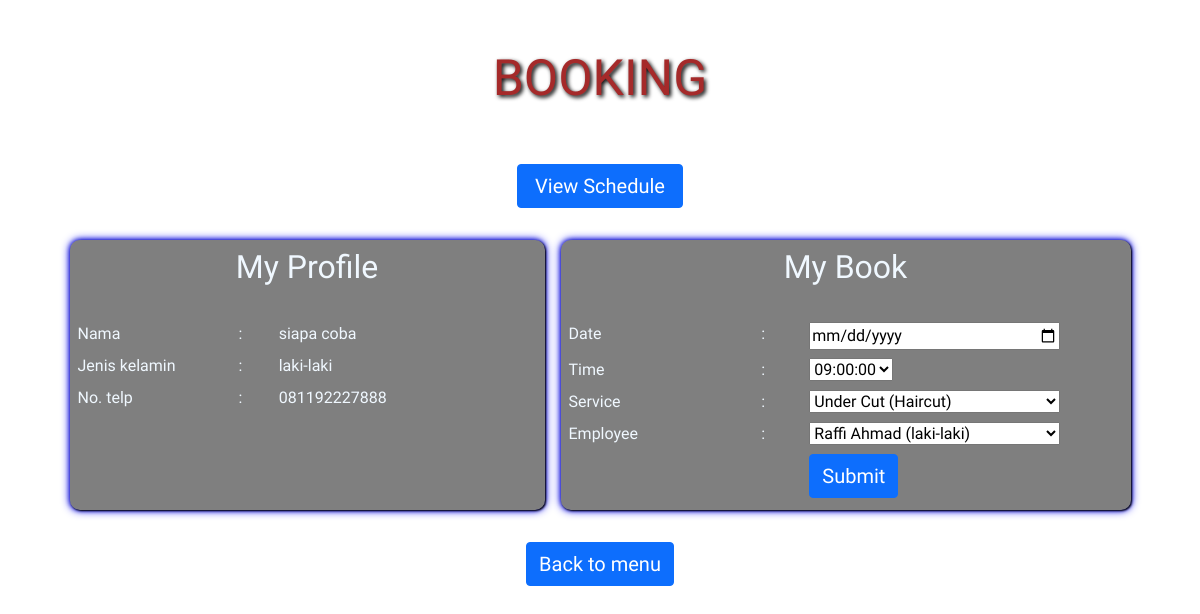
The app's page /book.php (signed in) with its own data.
### tables this page shows
CREATE TABLE `users` (
  `userID` int(11) NOT NULL,
  `username` varchar(20) NOT NULL,
  `password` varchar(255) NOT NULL,
  `customerName` varchar(30) NOT NULL,
  `customerGender` enum('laki-laki','perempuan') NOT NULL,
  `phoneNumber` varchar(13) NOT NULL
);

### book.php (the view, shortened to what this page needs)
<?php
require 'function.php';
$username = $_SESSION["username"];
$userQuery = mysqli_query($connect, "SELECT * FROM users WHERE username = '$username'");
$userData = mysqli_fetch_assoc($userQuery);
?>
<!DOCTYPE html>
<html lang="en">
<head>
    <link href="https://cdn.jsdelivr.net/npm/bootstrap@5.1.3/dist/css/bootstrap.min.css" rel="stylesheet"
>
    <link rel="stylesheet" href="style.css">
</head>
<body class="body-book" style="background-image: url(https://img.freepik.com/free-photo/black-brick-wall-textured-background_53876-63572.jpg?t=st=1650356367~exp=1650356967~hmac=94d6216e0eec90a827e2c0d098b0cadb074de2cdd84b1ac746a3d356a409c526&w=900);
    background-size: 100%;">
    <div class="container">
        <br><br>
        <h1 class="text-center content-title" style="font-size: 50px;">BOOKING</h1>
        <br><br>
        <div class="row justify-content-center">
            <div class="col-lg-2 col-md-3 col-5">
                <form action="edit.php" method="post">
                    <button class="btn btn-primary" type="button" data-bs-toggle="offcanvas"
                        data-bs-target="#offcanvasTop" aria-controls="offcanvasTop" style="width:100%;">View
                        Schedule</button>
                </form>
            </div>
        </div>
        <br>
        <div class="row justify-content-center">
            <div class="col-md-5 m-2 p-2 content-box">
                <h2 class="text-center">My Profile</h2>
                <br>
                <div class="row">
                    <div class="col-4 my-1">
                        Nama
                    </div>
                    <div class="col-1 my-1">
                        :
                    </div>
                    <div class="col-7 my-1">
                        <?= $userData["customerName"]; ?>
                    </div>
                    <div class="col-4 my-1">
                        Jenis kelamin
                    </div>
                    <div class="col-1 my-1">
                        :
                    </div>
                    <div class="col-7 my-1">
                        <?= $userData["customerGender"]; ?>
                    </div>
                    <div class="col-4 my-1">
                        No. telp
                    </div>
                    <div class="col-1 my-1">
                        :
                    </div>
                    <div class="col-7 my-1">
                        <?= $userData["phoneNumber"]; ?>
                    </div>
                </div>
            </div>
            <div class="col-md-6 m-2 p-2 content-box">
                <h2 class="text-center">My Book</h2>
                <br>
                <form action="profile.php" method="post">
                    <div class="row">
                        <div class="col-4 my-1">
                            <label for="date">Date</label>
                        </div>
                        <div class="col-1 my-1">
                            :
                        </div>
                        <div class="col-7 my-1">
                            <input type="date" name="date" id="date" style="width : 80%;">
                        </div>
                        <div class="col-4 my-1">
                            <label for="time">Time</label>
                        </div>
                        <div class="col-1 my-1">
                            :
                        </div>
                        <div class="col-7 my-1">
                            <?php
                        $options = array('09:00:00', '10:00:00', '11:00:00', '13:00:00', '14:00:00', '16:00:00', '17:00:00', '19:00:00', '20:00:00');
                        echo "<select name='time' id='time'>";
                        foreach ($options as $option ) {
                            echo "<option value='$option'>$option</option>";
                        }
                        echo "</select>";
                    ?>
                        </div>
                        <div class="col-4 my-1">
                            <label for="service">Service</label>
                        </div>
                        <div class="col-1 my-1">
                            :
                        </div>
                        <div class="col-7 my-1">
                            <select name="service" id="service" style="width : 80%;">
                                <?php
                        $serviceQuery = mysqli_query($connect, "SELECT * FROM service");
                        while ($serviceData = mysqli_fetch_assoc($serviceQuery)) { ?>
                                <option value="<?=$serviceData['serviceID'];?>">
                                    <?=$serviceData['serviceName'] . " (" . $serviceData['serviceLines'] . ")";?>
                                </option>
                                <?php } ?>
                            </select>
                        </div>
                        <div class="col-4 my-1">
                            <label for="employee">Employee</label>
                        </div>
                        <div class="col-1 my-1">
                            :
                        </div>
                        <div class="col-7 my-1">
                            <select select name="employee" id="employee" style="width : 80%;">
                                <?php
                        $employeeQuery = mysqli_query($connect, "SELECT * FROM employee");
                        while ($employeeData = mysqli_fetch_assoc($employeeQuery)) { ?>
                                <option value="<?=$employeeData['employeeID'];?>">
                                    <?=$employeeData['employeeName'] . " (" . $employeeData['employeeGender'] . ")";?>
                                </option>
                                <?php } ?>
                            </select>
                        </div>
                        <div class="col-5 my-1"></div>
                        <div class="col my-1">
                            <button type="submit" class="btn btn-primary" name="submit">Submit</button>
                        </div>
                    </div>
                </form>
            </div>
        </div>
    </div>
    <div class="text-center mt-4">
        <a href="index.php"><button type="button" class="btn btn-primary">Back to menu</button></a>
    </div>
</body>
</html>

### style.css (style rules this page uses)
.body-book { height: 100vh; }
.btn-primary { font-size: 20px; font-family: 'Concert One', cursive; }
.content-title { font-family: 'Chewy', cursive; color:#a52a2a; text-shadow: 2px 2px 4px #000000; }
.content-box { border-radius: 10px; background: linear-gradient(rgba(0,0,0,0.5), rgba(0,0,0,0.5)); backdrop-filter: blur(4px); box-shadow: 1px 1px 2px black, 0 0 10px blue, 0 0 5px darkblue; }
.teks-biodata, .content-box { font-family: 'Coming Soon', cursive; color: aliceblue; text-align: justify; }

### records on screen
users: customerName "siapa coba", customerGender "laki-laki", phoneNumber "081192227888"

### other values on screen
form field time "09:00:00"
form field service "Under Cut (Haircut)"
form field employee "Raffi Ahmad (laki-laki)"
